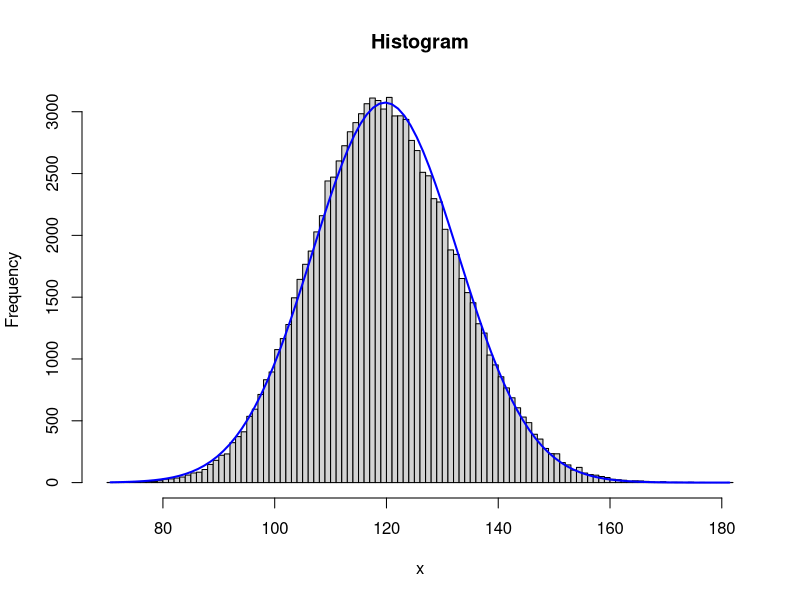
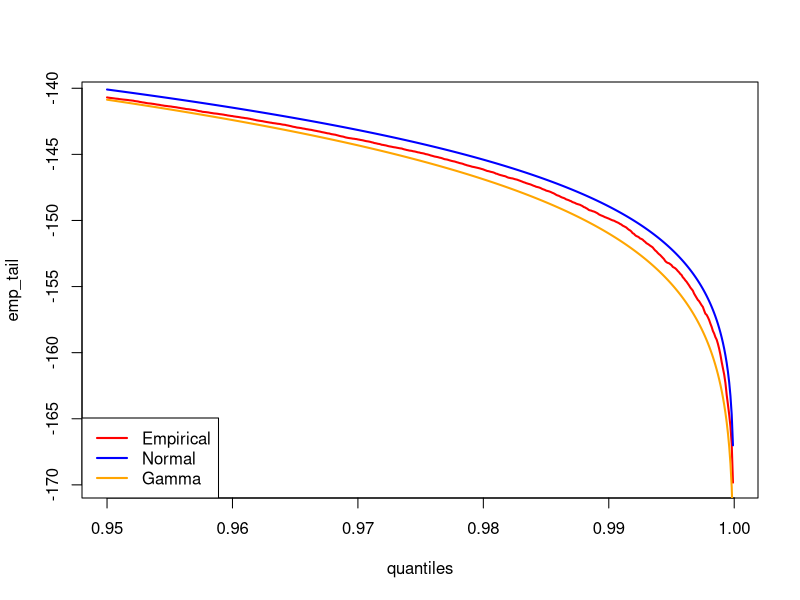
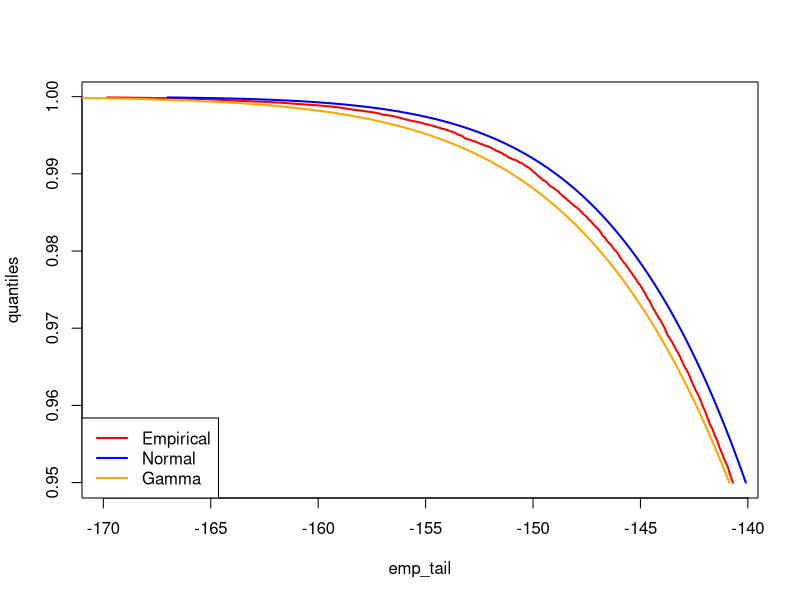

Here is the R script that generated these plots, in order:
# Approximating a compound poisson random variable 

numb_sn <- 100000 # M 
lambda <- 100 # Poisson process parameter 
mu = 0.10 # Parameter for X 
sigma = 0.4 # Parameter for X

# Begin approximating Sn 
N_vector <- rpois(numb_sn, lambda)

# Compute a sample of Sn 
Sn_sample <- function(N, mean = mu, std = sigma){
  log_X_k <- rnorm(N, mean = mu, sd = sigma)
  X_k <- exp(log_X_k)
  Sn <- sum(X_k)
  return (Sn)
}

# Pre allocate space 
Sn_MC_samples <- rep(0, numb_sn)

# Compute M copies of Sn 
for (sample in 1:numb_sn){
  N_i <- N_vector[sample]
  Sn_MC_samples[sample] <- Sn_sample(N_i, mu, sigma)
  
}

# Plot the distribution with a normal density overlaid 
makeHist <- function(x, color = "blue", title = "Histogram"){
  h<-hist(x,breaks = 100 ,main=title) 
  xfit<-seq(min(x),max(x),length=100) 
  yfit<-dnorm(xfit,mean=mean(x),sd=sd(x)) 
  yfit <- yfit*diff(h$mids[1:2])*length(x) 
  lines(xfit, yfit, col=color, lwd=2)
}

makeHist(Sn_MC_samples)

####################### Quantile Stuff #############################
#################################################################

quantiles <- seq(from = 0.95, to = 0.9999, by = 0.0001)

# Empirical distribution quantiles 
empirical_tail <- quantile(Sn_MC_samples, quantiles)
emp_tail <- 1 - empirical_tail 

# Normal Approximation quantiles 
Sn_mean <- mean(Sn_MC_samples)
Sn_sd <- sd(Sn_MC_samples)
norm_tail_approx <- qnorm(quantiles, Sn_mean, Sn_sd)
norm_tail <- 1- norm_tail_approx 

# Gamma tail approx ... Equations from the book - pg 477 of pdf 
# Or simplified equations on 497 in appendix

# This is not the 3 parameter gamma.... 

# Find the parameters using MLE in the MASS package
library(MASS)
gamma_params <- fitdistr(Sn_MC_samples, "gamma")
gamma_shape <- gamma_params$estimate[1]
gamma_rate <- gamma_params$estimate[2]
# Compute the quantiles and find the tail distribution 
gamma_tail_approx <- qgamma(quantiles,shape = gamma_shape, rate = gamma_rate )
gamma_tail <- 1- gamma_tail_approx 


# Plot on log log scale 
# NOT ON LOG LOG SCALE
plot(quantiles,emp_tail, type = 'l', col = 'red', lwd = 2)
lines(quantiles, norm_tail, type = 'l', col = 'blue', lwd = 2)
lines(quantiles, gamma_tail, type = 'l', col = 'orange', lwd = 2)
legend("bottomleft", c("Empirical", "Normal", "Gamma"), lwd = 2, col = c("red", "blue", "orange"))

# The approximations should not straddle the empirical distribution 


# Plotting again to look more like his but same analytical problems 
# Switch x and y axis 

plot(emp_tail, quantiles, type = 'l', col = 'red', lwd = 2)
lines(norm_tail, quantiles, type = 'l', col = 'blue', lwd = 2)
lines(gamma_tail, quantiles, type = 'l', col = 'orange', lwd = 2)
legend("bottomleft", c("Empirical", "Normal", "Gamma"), lwd = 2, col = c("red", "blue", "orange"))
